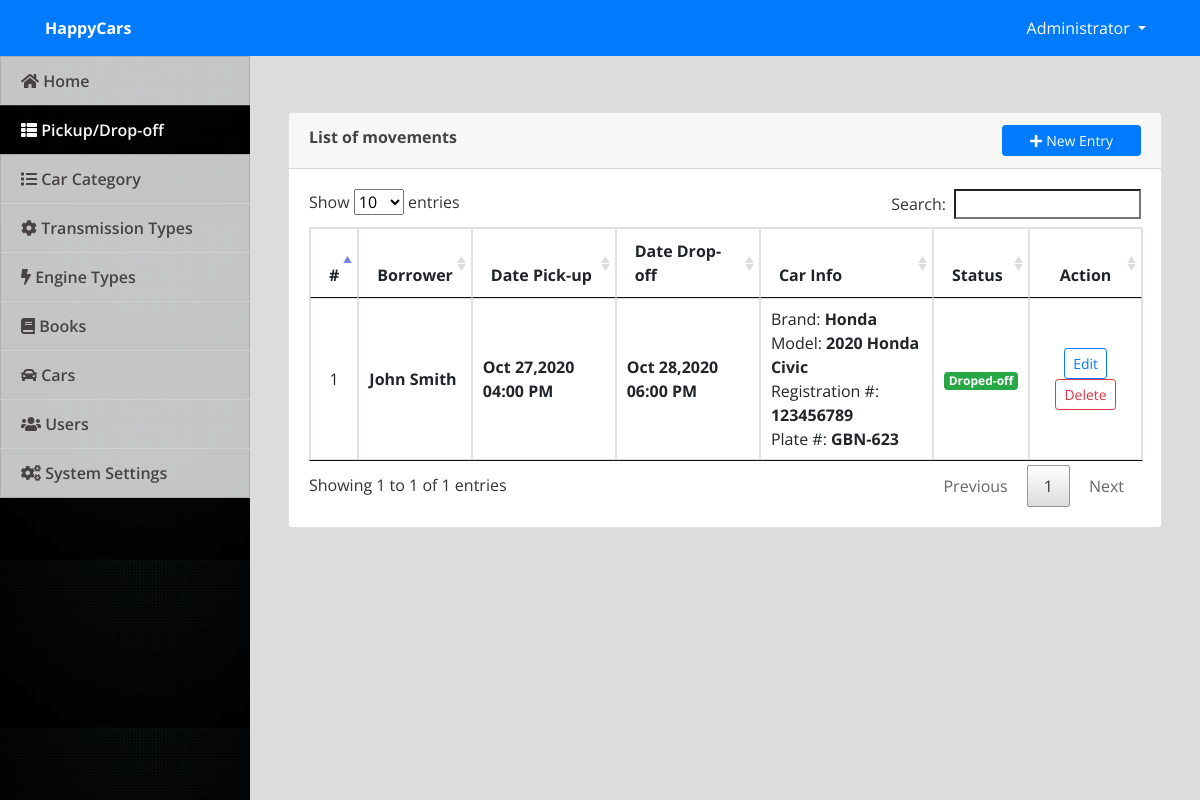
/admin/index.php?page=movement (signed in), run on the app's committed database.
### tables this page shows
CREATE TABLE `borrowed_cars` (
  `id` int(30) NOT NULL,
  `booked_id` int(30) NOT NULL,
  `car_id` int(30) NOT NULL,
  `status` tinyint(1) NOT NULL DEFAULT 1 COMMENT '1=picked-up,2=drop-off'
);

CREATE TABLE `books` (
  `id` int(30) NOT NULL,
  `car_id` int(30) NOT NULL,
  `pickup_datetime` datetime NOT NULL,
  `dropoff_datetime` datetime NOT NULL,
  `car_registration_no` varchar(200) NOT NULL,
  `car_plate_no` varchar(200) NOT NULL,
  `name` text NOT NULL,
  `email` varchar(200) NOT NULL,
  `contact` varchar(20) NOT NULL,
  `address` text NOT NULL,
  `status` tinyint(1) NOT NULL DEFAULT 1 COMMENT '0= cancelled,1=Pending , 2= confirmed'
);

CREATE TABLE `cars` (
  `id` int(30) NOT NULL,
  `model` varchar(200) NOT NULL,
  `brand` varchar(200) NOT NULL,
  `transmission_id` int(30) NOT NULL,
  `category_id` int(30) NOT NULL,
  `engine_id` int(30) NOT NULL,
  `description` text NOT NULL,
  `price` float NOT NULL,
  `qty` int(30) NOT NULL,
  `img_path` text NOT NULL
);

### admin/movement.php (the view, shortened to what this page needs)
<?php include('db_connect.php');?>
<div class="container-fluid">
	<div class="col-lg-12">
		<div class="row">
			<div class="col-md-12">
				<div class="card">
					<div class="card-header">
						<b>List of movements</b>
						<span class="float:right"><a class="btn btn-primary btn-block btn-sm col-sm-2 float-right" href="javascript:void(0)" id="new_movement">
					<i class="fa fa-plus"></i> New Entry
				</a></span>
					</div>
					<div class="card-body">
						<table class="table table-condensed table-bordered table-hover">
							<thead>
								<tr>
									<th class="text-center">#</th>
									<th class="">Borrower</th>
									<th class="">Date Pick-up</th>
									<th class="">Date Drop-off</th>
									<th class="">Car Info</th>
									<th class="">Status</th>
									<th class="text-center">Action</th>
								</tr>
							</thead>
							<tbody>
								<?php
								$i = 1;
								$movements = $conn->query("SELECT bc.status as bstatus,b.*,c.model,c.brand,c.transmission_id,c.engine_id FROM borrowed_cars bc inner join books b on b.id = bc.booked_id inner join cars c on c.id = b.car_id ");
								while($row=$movements->fetch_assoc()):
								?>
								<tr>
									<td class="text-center"><?php echo $i++ ?></td>
									<td class="">
										 <p> <b><?php echo ucwords($row['name']) ?></b></p>
									</td>
									<td class="">
										 <p> <b><?php echo date("M d,Y h:i A",strtotime($row['pickup_datetime'])) ?></b></p>
									</td>
									<td class="">
										 <p> <b><?php echo date("M d,Y h:i A",strtotime($row['dropoff_datetime'])) ?></b></p>
									</td>
									<td>
										 <p>Brand: <b><?php echo ucwords($row['brand']) ?></b></p>
										 <p>Model: <b><?php echo ucwords($row['model']) ?></b></p>
										 <p>Registration #: <b><?php echo ($row['car_registration_no']) ?></b></p>
										 <p>Plate #: <b><?php echo ($row['car_plate_no']) ?></b></p>
									</td>
									<td>
										<?php if($row['bstatus'] == 1): ?>
										<span class="badge badge-primary">Picked-up</span>
										<?php else: ?>
										<span class="badge badge-success">Droped-off</span>
										<?php endif; ?>
									</td>
									<td class="text-center">
										<button class="btn btn-sm btn-outline-primary edit_movement" type="button" data-id="<?php echo $row['id'] ?>" >Edit</button>
										<button class="btn btn-sm btn-outline-danger delete_movement" type="button" data-id="<?php echo $row['id'] ?>">Delete</button>
									</td>
								</tr>
								<?php endwhile; ?>
							</tbody>
						</table>
					</div>
				</div>
			</div>
		</div>
	</div>
</div>

### admin/assets/css/style.css (style rules this page uses)
body { font-family: "Open Sans", sans-serif; color: #444444; width: 100%; height: calc(100%); }
a { color: #1977cc; }

### admin/index.php (style rules this page uses)
body { background: #80808045; }

### admin/movement.php (style rules this page uses)
td { vertical-align: middle !important; }
td p { margin: unset }

### data on the page
borrowed_cars: books.name "John Smith", books.pickup_datetime "Oct 27,2020 04:00 PM", books.dropoff_datetime "Oct 28,2020 06:00 PM", cars.brand "Honda", cars.model "2020 Honda Civic", books.car_registration_no "123456789", books.car_plate_no "GBN-623", status "Droped-off"

### other printed values
$_SESSION['system']['name'] "HappyCars"
$_SESSION['login_name'] "Administrator"
